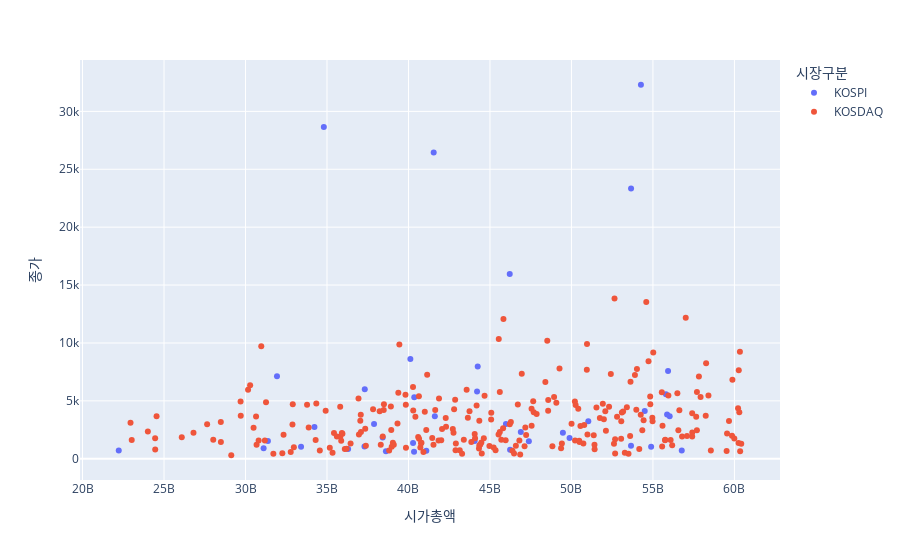

The cell this chart's notebook holds for it:
### Code cell
fig = px.scatter(low20, x="시가총액", y="종가",
                 color="시장구분", # 시장구분 열의 값에 따라서 색깔 표현
                #  size="시가총액", # 시가총액 에 따라 크기를 변화
                 hover_data=["종목명"]
                )
fig.show()

### Figure 1 — Plotly figure (JSON) as saved in the notebook; plotly's stock layout.template omitted (floating-point values rounded to 4 significant figures; data arrays with more than 128 entries replaced by an {"elided": "..."} marker saying what was removed)
{"data": [{"customdata": [["코아스"], ["금호전기"], ["한솔PNS"], ["제이준코스메틱"], ["체시스"], ["진도"], ["SHD"], ["이스타코"], ["신풍"], ["한성기업"], ["SUN&L"], ["TBH글로벌"], ["참엔지니어링"], ["동원수산"], ["비비안"], ["윌비스"], ["태원물산"], ["에넥스"], ["경인전자"], ["한국주강"], ["세우글로벌"], ["우진아이엔에스"], ["세기상사"], ["WISCOM"], ["동양고속"], ["주연테크"], ["동일제강"], ["형지엘리트"], ["성문전자"], ["미래아이앤지"], ["진양화학"], ["페이퍼코리아"], ["원림"], ["전방"], ["유엔젤"], ["영화금속"], ["진양폴리"], ["평화홀딩스"], ["MH에탄올"], ["대림통상"], ["한창"]], "hovertemplate": "시장구분=KOSPI<br>시가총액=%{x}<br>종가=%{y}<br>종목명=%{customdata[0]}<extra></extra>", "legendgroup": "KOSPI", "marker": {"color": "#636efa", "symbol": "circle"}, "mode": "markers", "name": "KOSPI", "orientation": "v", "showlegend": true, "type": "scatter", "x": [22222283990, 31110210324, 31374801372, 31932103520, 33408000000, 34231296000, 34806254700, 36295305200, 37300932900, 37319185150, 37887006945, 38418260598, 38617026864, 40115799100, 40281474480, 40341623400, 40356000000, 41094274085, 41547580650, 41618073120, 44062222585, 44207600000, 44248430080, 45979314000, 46213281240, 46234609564, 46893831600, 47386447758, 49475827520, 49883731776, 51034000000, 53655361680, 53657599500, 54264000000, 54497225020, 54889551140, 55800000000, 55869280120, 55929227080, 56028000000, 56767902620], "xaxis": "x", "y": [719, 918, 1531, 7120, 1044, 2750, 28650, 847, 1067, 6010, 3005, 1842, 656, 8620, 1352, 600, 5310, 685, 26450, 3680, 1535, 5800, 7960, 3000, 15960, 781, 2310, 1521, 2240, 1789, 3230, 1128, 23350, 32300, 4130, 1028, 5580, 3820, 7580, 3680, 715], "yaxis": "y"}, {"customdata": {"elided": "251x1 str values"}, "hovertemplate": "시장구분=KOSDAQ<br>시가총액=%{x}<br>종가=%{y}<br>종목명=%{customdata[0]}<extra></extra>", "legendgroup": "KOSDAQ", "marker": {"color": "#EF553B", "symbol": "circle"}, "mode": "markers", "name": "KOSDAQ", "orientation": "v", "showlegend": true, "type": "scatter", "x": {"elided": "251 int values"}, "xaxis": "x", "y": {"elided": "251 int values"}, "yaxis": "y"}], "layout": {"legend": {"title": {"text": "시장구분"}, "tracegroupgap": 0}, "margin": {"t": 60}, "xaxis": {"anchor": "y", "domain": [0, 1], "title": {"text": "시가총액"}}, "yaxis": {"anchor": "x", "domain": [0, 1], "title": {"text": "종가"}}}}
